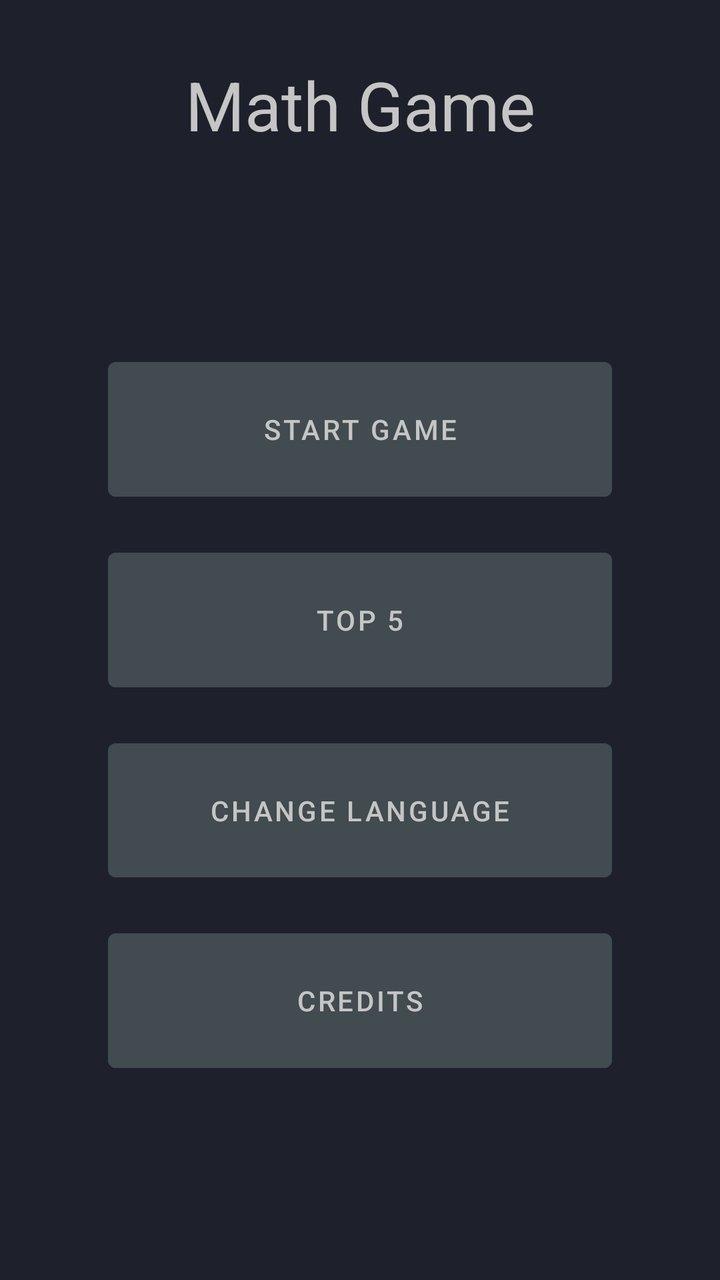
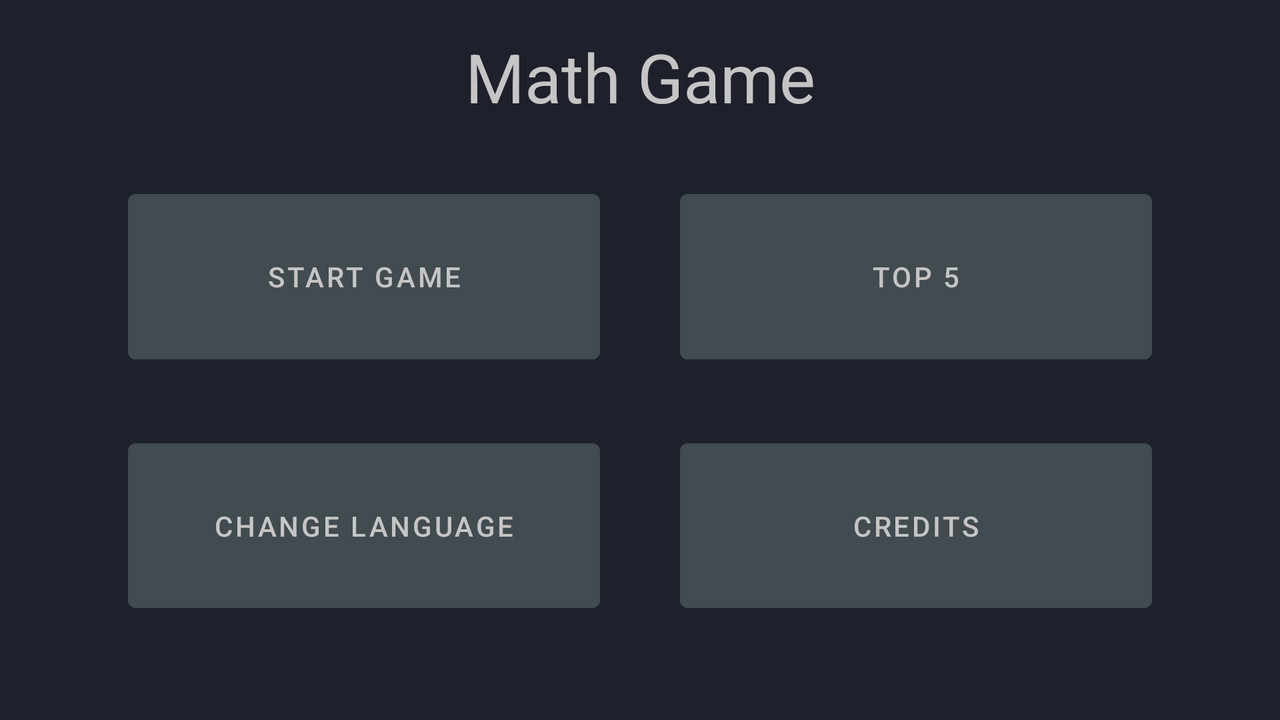

The same Android screen from two of the app's own layout files: first res/layout/ as a phone draws it, then the repository's variant for another configuration, drawn on a device whose configuration selects that folder. Both files follow.
<!-- AndroidManifest.xml: application theme Theme.AM_TP -->
<!-- res/layout/menu_portrait.xml -->
<?xml version="1.0" encoding="utf-8"?>
<androidx.constraintlayout.widget.ConstraintLayout xmlns:android="http://schemas.android.com/apk/res/android"
    xmlns:app="http://schemas.android.com/apk/res-auto"
    xmlns:tools="http://schemas.android.com/tools"
    android:layout_width="match_parent"
    android:layout_height="match_parent"
    android:background="@color/background_color"
    tools:context=".MainActivity">

    <Button
        android:id="@+id/btStart"
        android:layout_width="0dp"
        android:layout_height="0dp"
        android:layout_marginTop="100dp"
        android:backgroundTint="@color/primary"
        android:text="@string/start_game"
        android:textColor="@color/text_color"
        app:layout_constraintBottom_toTopOf="@+id/btTop5"
        app:layout_constraintEnd_toStartOf="@+id/guideline9"
        app:layout_constraintHorizontal_bias="0.5"
        app:layout_constraintStart_toStartOf="@+id/guideline7"
        app:layout_constraintTop_toBottomOf="@+id/txtTitle"
        app:layout_constraintVertical_bias="0.57"
        app:layout_constraintVertical_chainStyle="packed" />

    <Button
        android:id="@+id/btCredits"
        android:layout_width="0dp"
        android:layout_height="0dp"
        android:layout_marginTop="16dp"
        android:layout_marginBottom="100dp"
        android:backgroundTint="@color/primary"
        android:text="@string/credits"
        android:textColor="@color/text_color"
        app:layout_constraintBottom_toBottomOf="parent"
        app:layout_constraintEnd_toStartOf="@+id/guideline9"
        app:layout_constraintHorizontal_bias="1.0"
        app:layout_constraintStart_toStartOf="@+id/guideline7"
        app:layout_constraintTop_toBottomOf="@+id/btLanguage" />

    <Button
        android:id="@+id/btLanguage"
        android:layout_width="0dp"
        android:layout_height="0dp"
        android:layout_marginTop="16dp"
        android:backgroundTint="@color/primary"
        android:text="@string/change_language"
        android:textColor="@color/text_color"
        app:layout_constraintBottom_toTopOf="@+id/btCredits"
        app:layout_constraintEnd_toStartOf="@+id/guideline9"
        app:layout_constraintHorizontal_bias="0.5"
        app:layout_constraintStart_toStartOf="@+id/guideline7"
        app:layout_constraintTop_toBottomOf="@+id/btTop5" />

    <Button
        android:id="@+id/btTop5"
        android:layout_width="0dp"
        android:layout_height="0dp"
        android:layout_marginTop="16dp"
        android:backgroundTint="@color/primary"
        android:text="@string/top_5"
        android:textColor="@color/text_color"
        app:layout_constraintBottom_toTopOf="@+id/btLanguage"
        app:layout_constraintEnd_toStartOf="@+id/guideline9"
        app:layout_constraintHorizontal_bias="0.5"
        app:layout_constraintStart_toStartOf="@+id/guideline7"
        app:layout_constraintTop_toBottomOf="@+id/btStart" />

    <TextView
        android:id="@+id/txtTitle"
        android:layout_width="wrap_content"
        android:layout_height="wrap_content"
        android:text="@string/math_game"
        android:textColor="@color/text_color"
        android:textSize="34sp"
        app:layout_constraintBottom_toBottomOf="parent"
        app:layout_constraintEnd_toEndOf="parent"
        app:layout_constraintStart_toStartOf="parent"
        app:layout_constraintTop_toTopOf="parent"
        app:layout_constraintVertical_bias="0.050000012" />

    <androidx.constraintlayout.widget.Guideline
        android:id="@+id/guideline7"
        android:layout_width="wrap_content"
        android:layout_height="wrap_content"
        android:orientation="vertical"
        app:layout_constraintGuide_percent="0.15" />

    <androidx.constraintlayout.widget.Guideline
        android:id="@+id/guideline9"
        android:layout_width="wrap_content"
        android:layout_height="wrap_content"
        android:layout_marginEnd="47dp"
        android:orientation="vertical"
        app:layout_constraintEnd_toEndOf="parent"
        app:layout_constraintGuide_percent="0.85"
        app:layout_constraintHorizontal_bias="0.5"
        app:layout_constraintStart_toStartOf="parent" />


</androidx.constraintlayout.widget.ConstraintLayout>
<!-- resources referenced by this layout -->
<resources>
  <color name="background_color">#1e212b</color>
  <color name="primary">#414B50</color>
  <color name="text_color">#C5C5C5</color>
  <string name="change_language">Change Language</string>
  <string name="credits">Credits</string>
  <string name="math_game">Math Game</string>
  <string name="start_game">Start Game</string>
  <string name="top_5">Top 5</string>
  <style name="Theme.AM_TP" parent="Theme.MaterialComponents.DayNight.DarkActionBar">
          
          <item name="colorPrimary">@color/purple_500</item>
          <item name="colorPrimaryVariant">@color/purple_700</item>
          <item name="colorOnPrimary">@color/white</item>
          
          <item name="colorSecondary">@color/teal_200</item>
          <item name="colorSecondaryVariant">@color/teal_700</item>
          <item name="colorOnSecondary">@color/black</item>
          
          <item name="android:statusBarColor">?attr/colorPrimaryVariant</item>
          
      </style>
  <color name="purple_500">#FF6200EE</color>
  <color name="purple_700">#FF3700B3</color>
  <color name="white">#FFFFFFFF</color>
  <color name="teal_200">#FF03DAC5</color>
  <color name="teal_700">#FF018786</color>
  <color name="black">#FF000000</color>
</resources>
<!-- res/layout-land/menu_portrait.xml (the repository's variant of the layout above) -->
<!-- drawn on the phone turned sideways -->
<?xml version="1.0" encoding="utf-8"?>
<androidx.constraintlayout.widget.ConstraintLayout xmlns:android="http://schemas.android.com/apk/res/android"
    xmlns:app="http://schemas.android.com/apk/res-auto"
    xmlns:tools="http://schemas.android.com/tools"
    android:layout_width="match_parent"
    android:layout_height="match_parent"
    android:background="@color/background_color"
    tools:context=".MainActivity">

    <Button
        android:id="@+id/btTop5"
        android:layout_width="0dp"
        android:layout_height="0dp"
        android:layout_marginStart="20dp"
        android:layout_marginTop="30dp"
        android:layout_marginBottom="15dp"
        android:backgroundTint="@color/primary"
        android:text="@string/top_5"
        android:textColor="@color/text_color"
        app:layout_constraintBottom_toTopOf="@+id/btCredits"
        app:layout_constraintEnd_toStartOf="@+id/guideline9"
        app:layout_constraintHorizontal_bias="0.5"
        app:layout_constraintStart_toEndOf="@+id/btStart"
        app:layout_constraintTop_toBottomOf="@+id/txtTitle" />

    <Button
        android:id="@+id/btStart"
        android:layout_width="0dp"
        android:layout_height="0dp"
        android:layout_marginTop="30dp"
        android:layout_marginEnd="20dp"
        android:layout_marginBottom="15dp"
        android:backgroundTint="@color/primary"
        android:text="@string/start_game"
        android:textColor="@color/text_color"
        app:layout_constraintBottom_toTopOf="@+id/btLanguage"
        app:layout_constraintEnd_toStartOf="@+id/btTop5"
        app:layout_constraintHorizontal_bias="0.5"
        app:layout_constraintStart_toStartOf="@+id/guideline7"
        app:layout_constraintTop_toBottomOf="@+id/txtTitle" />

    <Button
        android:id="@+id/btLanguage"
        android:layout_width="0dp"
        android:layout_height="0dp"
        android:layout_marginTop="15dp"
        android:layout_marginEnd="20dp"
        android:layout_marginBottom="50dp"
        android:backgroundTint="@color/primary"
        android:text="@string/change_language"
        android:textColor="@color/text_color"
        app:layout_constraintBottom_toBottomOf="parent"
        app:layout_constraintEnd_toStartOf="@+id/btCredits"
        app:layout_constraintHorizontal_bias="0.5"
        app:layout_constraintStart_toStartOf="@+id/guideline7"
        app:layout_constraintTop_toBottomOf="@+id/btStart" />

    <Button
        android:id="@+id/btCredits"
        android:layout_width="0dp"
        android:layout_height="0dp"
        android:layout_marginStart="20dp"
        android:layout_marginTop="15dp"
        android:layout_marginBottom="50dp"
        android:backgroundTint="@color/primary"
        android:text="@string/credits"
        android:textColor="@color/text_color"
        app:layout_constraintBottom_toBottomOf="parent"
        app:layout_constraintEnd_toStartOf="@+id/guideline9"
        app:layout_constraintHorizontal_bias="0.5"
        app:layout_constraintStart_toEndOf="@+id/btLanguage"
        app:layout_constraintTop_toBottomOf="@+id/btTop5" />

    <TextView
        android:id="@+id/txtTitle"
        android:layout_width="wrap_content"
        android:layout_height="wrap_content"
        android:text="@string/math_game"
        android:textColor="@color/text_color"
        android:textSize="34sp"
        app:layout_constraintBottom_toBottomOf="parent"
        app:layout_constraintEnd_toEndOf="parent"
        app:layout_constraintStart_toStartOf="parent"
        app:layout_constraintTop_toTopOf="parent"
        app:layout_constraintVertical_bias="0.050000012" />

    <androidx.constraintlayout.widget.Guideline
        android:id="@+id/guideline7"
        android:layout_width="wrap_content"
        android:layout_height="wrap_content"
        android:orientation="vertical"
        app:layout_constraintGuide_percent="0.1" />

    <androidx.constraintlayout.widget.Guideline
        android:id="@+id/guideline9"
        android:layout_width="wrap_content"
        android:layout_height="wrap_content"
        android:layout_marginEnd="47dp"
        android:orientation="vertical"
        app:layout_constraintEnd_toEndOf="parent"
        app:layout_constraintGuide_percent="0.9"
        app:layout_constraintHorizontal_bias="0.5"
        app:layout_constraintStart_toStartOf="parent" />


</androidx.constraintlayout.widget.ConstraintLayout>
